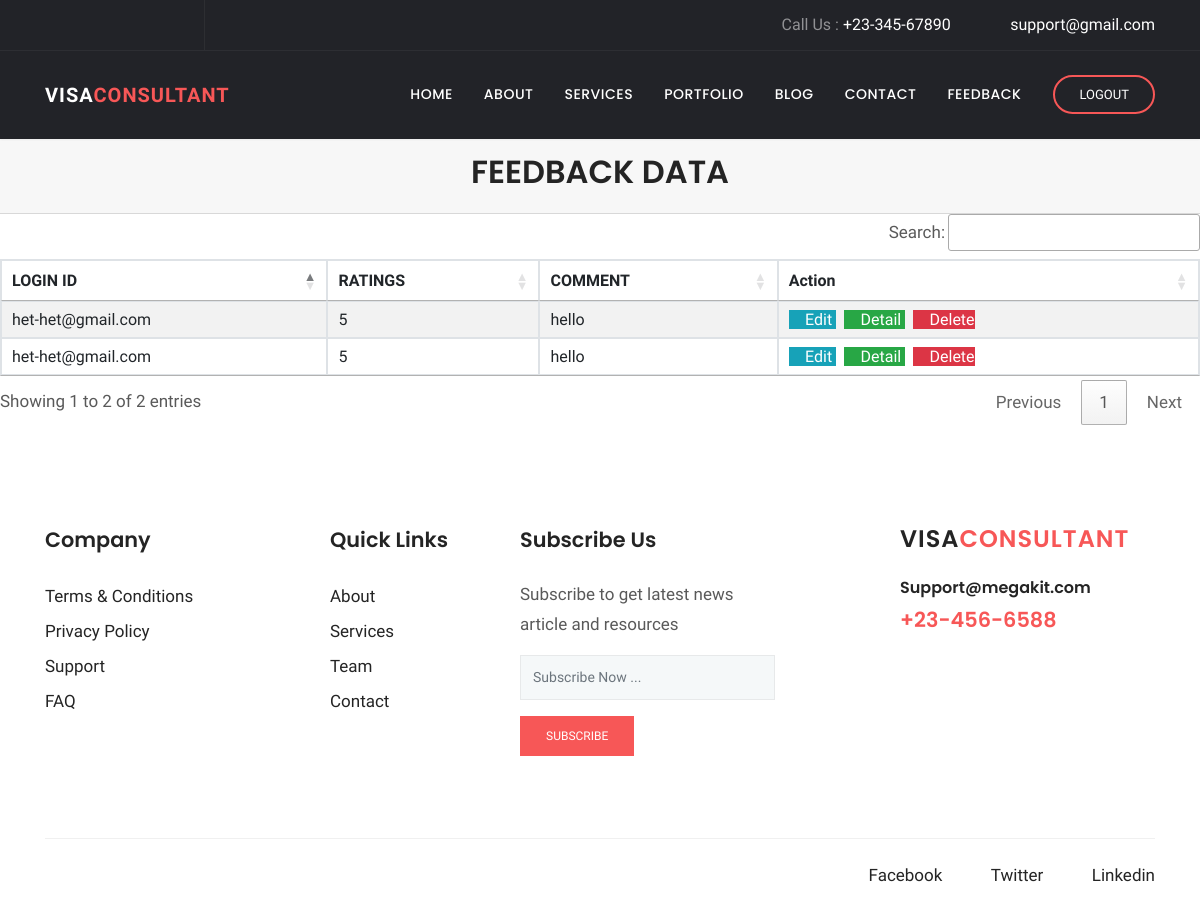
The page /Feedback/view/ on the database as committed earlier.
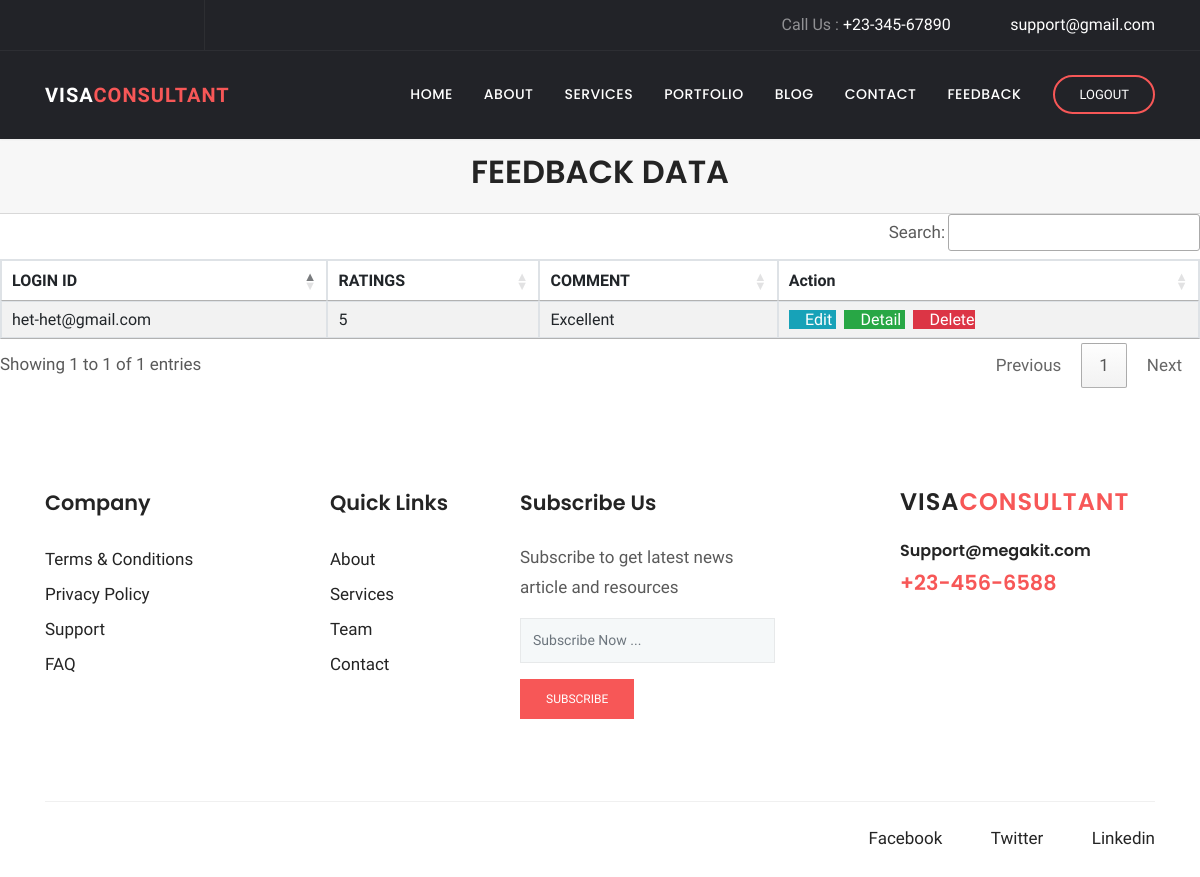
The same page on the database as committed later.
### Feedback/models.py (models this page shows, shortened)
class feedback(models.Model):
    client=models.ForeignKey(user,on_delete=models.CASCADE, related_name='feedback')
    RATINGS=models.CharField(max_length=25)
    COMMENT=models.CharField(max_length=25)

### client/models.py (models this page shows, shortened)
class user(models.Model):
    EMAIL_ID=models.CharField(max_length=25)
    PHONE_NO=models.IntegerField()
    PASSWORD=models.CharField(max_length=25)
    NAME=models.CharField(max_length=25)
    choice1=(
        ('male','male'),
        ('female','female'),
        ('other','other')
    )
    GENDER=models.CharField(max_length=25,choices=choice1)
    ADDRESS=models.TextField(max_length=25)
    ROLE=models.IntegerField()
    choice2=(
        ('ACTIVE','ACTIVE'),
        ('INACTIVE','INACTIVE')
    )
    STATUS=models.CharField(max_length=25,choices=choice2)
    def __str__(self):
        return f"{self.NAME}-{self.EMAIL_ID}"

### Feedback/views.py (the view)
# urls.py: path('view/', ListFeedbackView.as_view(), name='feedback-view'),
class ListFeedbackView(ListView):
    model = feedback
    context_object_name = 'Feedback'
    template_name = 'Feedback/feedback_list.html'

### Feedback/templates/Feedback/feedback_list.html (shortened to what the changed rows need)
{% load static %}
{% block extra_css %}
      <link rel="stylesheet" href="{% static 'plugins/bootstrap/css/bootstrap.min.css' %}">
      <link rel="stylesheet" href="{% static 'plugins/themify/css/themify-icons.css' %}">
      <link rel="stylesheet" href="{% static 'plugins/fontawesome/css/all.css' %}">
      <link rel="stylesheet" href="{% static 'plugins/magnific-popup/dist/magnific-popup.css' %}">
      <link rel="stylesheet" href="{% static 'plugins/slick-carousel/slick/slick.css' %}">
      <link rel="stylesheet" href="{% static 'plugins/slick-carousel/slick/slick-theme.css' %}">
      <link rel="stylesheet" href="{% static 'css/style.css' %}">
<link rel="stylesheet" href="https://cdn.datatables.net/1.10.25/css/jquery.dataTables.min.css">
<link rel="stylesheet" href="https://cdn.datatables.net/buttons/1.7.1/css/buttons.dataTables.min.css">
<link rel="stylesheet" href="https://cdn.datatables.net/searchbuilder/1.1.0/css/searchBuilder.dataTables.min.css">
<link rel="stylesheet" href="https://cdn.datatables.net/datetime/1.1.0/css/dataTables.dateTime.min.css">
<link rel="stylesheet" href="https://cdn.datatables.net/1.10.25/css/jquery.dataTables.min.css">
<link rel="stylesheet" href="https://cdn.datatables.net/colreorder/1.5.4/css/colReorder.dataTables.min.css">
{% endblock %}
{% block body %}
              <div class="card-header">
                  <h2 align="center"> FEEDBACK DATA </h2>
              </div>
                <table id="example1" class="table table-bordered table-striped" id="example1">
                  <thead>
                  <tr>
                      <th>LOGIN ID</th>
                      <th>RATINGS</th>
                      <th>COMMENT</th>
                      <th>Action</th>
                  </tr>
                  </thead>
                    <tbody>
                        {% for feedback in Feedback %}
                        <tr>
                            <td>{{ feedback.client }}</td>
                            <td>{{ feedback.RATINGS }}</td>
                            <td>{{ feedback.COMMENT }}</td>
                            <td>
                                <a href="{% url 'feedback-update'  feedback.id %}" class="btn-info" >
                                    <i class="fas fa-pencil-alt"></i> Edit
                                </a>
                                <a href="{% url 'feedback-detail'  feedback.id %}" class="btn-success">
                                    <i class="fas fa-file-invoice"></i> Detail
                                </a>
                                <a href="{% url 'feedback-delete'  feedback.id %}" class="btn-danger">
                                    <i class="fas fa-trash-alt"></i> Delete
                                </a>
                            </td>
                        </tr>
                    {% endfor %}
                  </tbody>
                </table>
{% endblock %}

Rows that differ between the two databases and show on the page:
removed feedback: client "het-het@gmail.com", RATINGS "5", COMMENT "hello"
changed feedback "het-het@gmail.com": COMMENT "hello" → "Excellent"
Other text that changed with them:
text written by a page script: "Search: Showing 1 to 2 of 2 entries Previous 1 Next" → "Search: Showing 1 to 1 of 1 entries Previous 1 Next"
